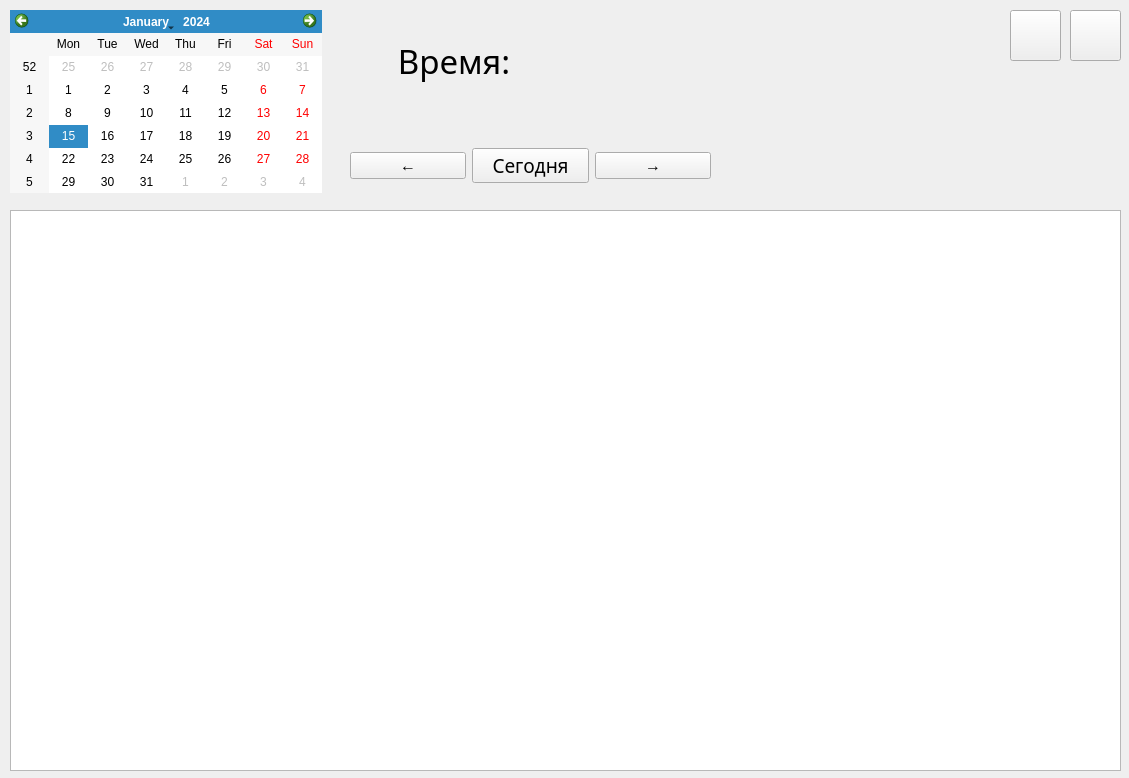
<?xml version="1.0" encoding="UTF-8"?>
<ui version="4.0">
 <class>MainWindow</class>
 <widget class="QMainWindow" name="MainWindow">
  <property name="geometry">
   <rect>
    <x>0</x>
    <y>0</y>
    <width>1129</width>
    <height>778</height>
   </rect>
  </property>
  <property name="minimumSize">
   <size>
    <width>1129</width>
    <height>778</height>
   </size>
  </property>
  <property name="maximumSize">
   <size>
    <width>1129</width>
    <height>778</height>
   </size>
  </property>
  <property name="windowTitle">
   <string>Календарь</string>
  </property>
  <property name="iconSize">
   <size>
    <width>20</width>
    <height>20</height>
   </size>
  </property>
  <widget class="QWidget" name="centralwidget">
   <widget class="QTableWidget" name="tableWidget">
    <property name="geometry">
     <rect>
      <x>10</x>
      <y>210</y>
      <width>1111</width>
      <height>561</height>
     </rect>
    </property>
   </widget>
   <widget class="QCalendarWidget" name="calendarWidget">
    <property name="geometry">
     <rect>
      <x>10</x>
      <y>10</y>
      <width>312</width>
      <height>183</height>
     </rect>
    </property>
    <property name="minimumSize">
     <size>
      <width>312</width>
      <height>183</height>
     </size>
    </property>
    <property name="maximumSize">
     <size>
      <width>312</width>
      <height>183</height>
     </size>
    </property>
   </widget>
   <widget class="QLabel" name="date_label">
    <property name="geometry">
     <rect>
      <x>730</x>
      <y>120</y>
      <width>401</width>
      <height>81</height>
     </rect>
    </property>
    <property name="font">
     <font>
      <family>Bahnschrift Light Condensed</family>
      <pointsize>20</pointsize>
     </font>
    </property>
    <property name="text">
     <string/>
    </property>
    <property name="alignment">
     <set>Qt::AlignCenter</set>
    </property>
   </widget>
   <widget class="QPushButton" name="settingsButton">
    <property name="geometry">
     <rect>
      <x>1070</x>
      <y>10</y>
      <width>51</width>
      <height>51</height>
     </rect>
    </property>
    <property name="text">
     <string/>
    </property>
    <property name="icon">
     <iconset>
      <normaloff>../img/settings.png</normaloff>../img/settings.png</iconset>
    </property>
    <property name="iconSize">
     <size>
      <width>50</width>
      <height>50</height>
     </size>
    </property>
   </widget>
   <widget class="QPushButton" name="searchButton">
    <property name="geometry">
     <rect>
      <x>1010</x>
      <y>10</y>
      <width>51</width>
      <height>51</height>
     </rect>
    </property>
    <property name="text">
     <string/>
    </property>
    <property name="icon">
     <iconset>
      <normaloff>../img/search.png</normaloff>../img/search.png</iconset>
    </property>
    <property name="iconSize">
     <size>
      <width>50</width>
      <height>50</height>
     </size>
    </property>
   </widget>
   <widget class="QWidget" name="layoutWidget">
    <property name="geometry">
     <rect>
      <x>350</x>
      <y>140</y>
      <width>361</width>
      <height>51</height>
     </rect>
    </property>
    <layout class="QHBoxLayout" name="horizontalLayout">
     <item>
      <widget class="QPushButton" name="leftButton">
       <property name="font">
        <font>
         <pointsize>12</pointsize>
        </font>
       </property>
       <property name="toolTip">
        <string/>
       </property>
       <property name="text">
        <string>←</string>
       </property>
      </widget>
     </item>
     <item>
      <widget class="QPushButton" name="todayButton">
       <property name="font">
        <font>
         <family>Bahnschrift Light Condensed</family>
         <pointsize>14</pointsize>
        </font>
       </property>
       <property name="text">
        <string>Сегодня</string>
       </property>
      </widget>
     </item>
     <item>
      <widget class="QPushButton" name="rightButton">
       <property name="font">
        <font>
         <pointsize>12</pointsize>
        </font>
       </property>
       <property name="text">
        <string>→</string>
       </property>
      </widget>
     </item>
    </layout>
   </widget>
   <widget class="QWidget" name="layoutWidget">
    <property name="geometry">
     <rect>
      <x>370</x>
      <y>20</y>
      <width>341</width>
      <height>81</height>
     </rect>
    </property>
    <layout class="QHBoxLayout" name="horizontalLayout_2">
     <item>
      <widget class="QLabel" name="label">
       <property name="font">
        <font>
         <family>Bahnschrift Light Condensed</family>
         <pointsize>25</pointsize>
         <italic>false</italic>
        </font>
       </property>
       <property name="text">
        <string>Время:</string>
       </property>
       <property name="alignment">
        <set>Qt::AlignCenter</set>
       </property>
      </widget>
     </item>
     <item>
      <widget class="QLabel" name="current_time">
       <property name="font">
        <font>
         <family>Franklin Gothic Demi Cond</family>
         <pointsize>25</pointsize>
         <weight>75</weight>
         <italic>false</italic>
         <bold>true</bold>
         <underline>false</underline>
         <strikeout>false</strikeout>
         <kerning>true</kerning>
        </font>
       </property>
       <property name="text">
        <string/>
       </property>
       <property name="alignment">
        <set>Qt::AlignCenter</set>
       </property>
      </widget>
     </item>
    </layout>
   </widget>
  </widget>
 </widget>
 <resources/>
 <connections/>
</ui>
